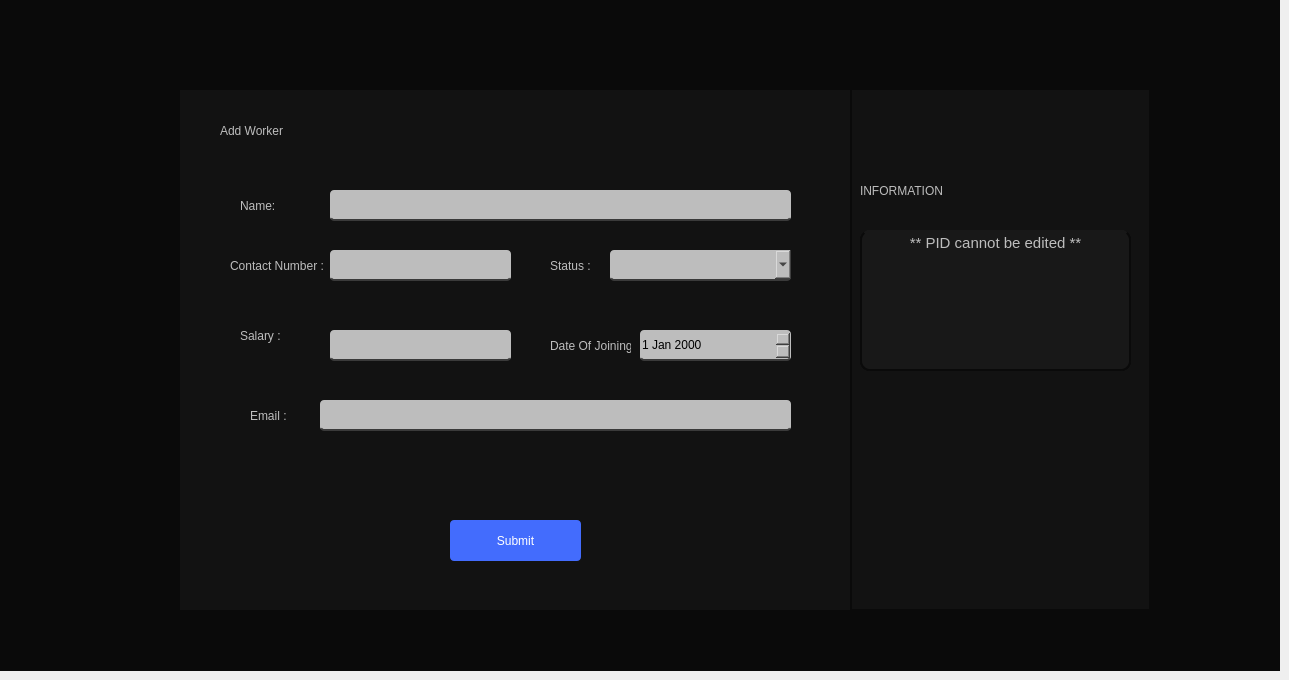
    <widget class="QWidget" name="addworker">
     <widget class="QWidget" name="widget_105" native="true">
      <property name="geometry">
       <rect>
        <x>0</x>
        <y>0</y>
        <width>1280</width>
        <height>671</height>
       </rect>
      </property>
      <property name="styleSheet">
       <string notr="true">max-width:1280px;
max-height:720px;
background:#0a0a0a;</string>
      </property>
      <widget class="QWidget" name="widget_30" native="true">
       <property name="geometry">
        <rect>
         <x>180</x>
         <y>90</y>
         <width>671</width>
         <height>520</height>
        </rect>
       </property>
       <property name="styleSheet">
        <string notr="true">max-width: 900px;
max-height: 520px;
background-color:#121212;</string>
       </property>
       <widget class="QLabel" name="label_307">
        <property name="geometry">
         <rect>
          <x>40</x>
          <y>10</y>
          <width>181</width>
          <height>61</height>
         </rect>
        </property>
        <property name="styleSheet">
         <string notr="true">font: 16pt &quot;Sans Serif Collection&quot;;
border:none;
color:rgb(189, 189, 189);</string>
        </property>
        <property name="text">
         <string>Add Worker</string>
        </property>
       </widget>
       <widget class="QLabel" name="label_71">
        <property name="geometry">
         <rect>
          <x>60</x>
          <y>100</y>
          <width>71</width>
          <height>31</height>
         </rect>
        </property>
        <property name="styleSheet">
         <string notr="true">color:rgb(189, 189, 189);
font: 10pt &quot;Segoe UI&quot;;</string>
        </property>
        <property name="text">
         <string>Name:</string>
        </property>
       </widget>
       <widget class="QLineEdit" name="workerNameEdit">
        <property name="geometry">
         <rect>
          <x>150</x>
          <y>100</y>
          <width>461</width>
          <height>31</height>
         </rect>
        </property>
        <property name="styleSheet">
         <string notr="true">border:none;
border-bottom: 2px solid #3a3a3a;
background-color:rgb(189, 189, 189);  /* Darker background */
    color: black;
border-radius:4px;
</string>
        </property>
        <property name="text">
         <string/>
        </property>
       </widget>
       <widget class="QLabel" name="label_72">
        <property name="geometry">
         <rect>
          <x>50</x>
          <y>160</y>
          <width>101</width>
          <height>31</height>
         </rect>
        </property>
        <property name="styleSheet">
         <string notr="true">color:rgb(189, 189, 189);
font: 10pt &quot;Segoe UI&quot;;</string>
        </property>
        <property name="text">
         <string>Contact Number :</string>
        </property>
       </widget>
       <widget class="QLabel" name="label_78">
        <property name="geometry">
         <rect>
          <x>60</x>
          <y>230</y>
          <width>51</width>
          <height>31</height>
         </rect>
        </property>
        <property name="styleSheet">
         <string notr="true">color:rgb(189, 189, 189);
font: 10pt &quot;Segoe UI&quot;;</string>
        </property>
        <property name="text">
         <string>Salary :</string>
        </property>
       </widget>
       <widget class="QLineEdit" name="workerContactEdit">
        <property name="geometry">
         <rect>
          <x>150</x>
          <y>160</y>
          <width>181</width>
          <height>31</height>
         </rect>
        </property>
        <property name="styleSheet">
         <string notr="true">border:none;
border-bottom: 2px solid #3a3a3a;
background-color:rgb(189, 189, 189);  /* Darker background */
    color: black;
border-radius:4px;
</string>
        </property>
        <property name="text">
         <string/>
        </property>
       </widget>
       <widget class="QLineEdit" name="workerSalaryEdit">
        <property name="geometry">
         <rect>
          <x>150</x>
          <y>240</y>
          <width>181</width>
          <height>31</height>
         </rect>
        </property>
        <property name="styleSheet">
         <string notr="true">border:none;
border-bottom: 2px solid #3a3a3a;
background-color:rgb(189, 189, 189);  /* Darker background */
    color: black;
border-radius:4px;
</string>
        </property>
        <property name="text">
         <string/>
        </property>
       </widget>
       <widget class="QPushButton" name="addWorkerBtn_2">
        <property name="geometry">
         <rect>
          <x>270</x>
          <y>430</y>
          <width>131</width>
          <height>41</height>
         </rect>
        </property>
        <property name="styleSheet">
         <string notr="true">background:#436cfd;
font: 500 10pt &quot;Microsoft Sans Serif&quot;;
color:white;
border-radius: 4px;
</string>
        </property>
        <property name="text">
         <string>Submit</string>
        </property>
       </widget>
       <widget class="QLabel" name="label_585">
        <property name="geometry">
         <rect>
          <x>370</x>
          <y>240</y>
          <width>81</width>
          <height>31</height>
         </rect>
        </property>
        <property name="styleSheet">
         <string notr="true">color:rgb(189, 189, 189);
font: 10pt &quot;Segoe UI&quot;;</string>
        </property>
        <property name="text">
         <string>Date Of Joining :</string>
        </property>
       </widget>
       <widget class="QDateEdit" name="dateEdit_3">
        <property name="geometry">
         <rect>
          <x>460</x>
          <y>240</y>
          <width>151</width>
          <height>31</height>
         </rect>
        </property>
        <property name="styleSheet">
         <string notr="true">border:none;
border-bottom: 2px solid #3a3a3a;
background-color:rgb(189, 189, 189);  /* Darker background */
    color: black;
border-radius:4px;
</string>
        </property>
       </widget>
       <widget class="QLabel" name="label_504">
        <property name="geometry">
         <rect>
          <x>370</x>
          <y>160</y>
          <width>51</width>
          <height>31</height>
         </rect>
        </property>
        <property name="styleSheet">
         <string notr="true">color:rgb(189, 189, 189);
font: 10pt &quot;Segoe UI&quot;;</string>
        </property>
        <property name="text">
         <string>Status :</string>
        </property>
       </widget>
       <widget class="QComboBox" name="statusCombo">
        <property name="geometry">
         <rect>
          <x>430</x>
          <y>160</y>
          <width>181</width>
          <height>31</height>
         </rect>
        </property>
        <property name="styleSheet">
         <string notr="true">border:none;
border-bottom: 2px solid #3a3a3a;
background-color:rgb(189, 189, 189);  /* Darker background */
    color: black;
border-radius:4px;
</string>
        </property>
       </widget>
       <widget class="QLineEdit" name="workerEmailEdit">
        <property name="geometry">
         <rect>
          <x>140</x>
          <y>310</y>
          <width>471</width>
          <height>31</height>
         </rect>
        </property>
        <property name="styleSheet">
         <string notr="true">border:none;
border-bottom: 2px solid #3a3a3a;
background-color:rgb(189, 189, 189);  /* Darker background */
    color: black;
border-radius:4px;
</string>
        </property>
        <property name="text">
         <string/>
        </property>
       </widget>
       <widget class="QLabel" name="label_155">
        <property name="geometry">
         <rect>
          <x>70</x>
          <y>310</y>
          <width>41</width>
          <height>31</height>
         </rect>
        </property>
        <property name="styleSheet">
         <string notr="true">color:rgb(189, 189, 189);
font: 10pt &quot;Segoe UI&quot;;</string>
        </property>
        <property name="text">
         <string>Email :</string>
        </property>
       </widget>
      </widget>
      <widget class="QWidget" name="widget_109" native="true">
       <property name="geometry">
        <rect>
         <x>850</x>
         <y>90</y>
         <width>301</width>
         <height>521</height>
        </rect>
       </property>
       <property name="styleSheet">
        <string notr="true">background:#121212;
border: 2px solid #0a0a0a;
border-top:none;</string>
       </property>
       <widget class="QWidget" name="widget_110" native="true">
        <property name="geometry">
         <rect>
          <x>10</x>
          <y>140</y>
          <width>271</width>
          <height>141</height>
         </rect>
        </property>
        <property name="styleSheet">
         <string notr="true">border-radius: 10px;
background:#181818;</string>
        </property>
        <widget class="QTextEdit" name="textEdit_3">
         <property name="geometry">
          <rect>
           <x>0</x>
           <y>0</y>
           <width>271</width>
           <height>141</height>
          </rect>
         </property>
         <property name="styleSheet">
          <string notr="true">font: 12pt &quot;Microsoft Sans Serif&quot;;
color:rgb(189, 189, 189);</string>
         </property>
         <property name="html">
          <string>&lt;!DOCTYPE HTML PUBLIC &quot;-//W3C//DTD HTML 4.0//EN&quot; &quot;http://www.w3.org/TR/REC-html40/strict.dtd&quot;&gt;
&lt;html&gt;&lt;head&gt;&lt;meta name=&quot;qrichtext&quot; content=&quot;1&quot; /&gt;&lt;meta charset=&quot;utf-8&quot; /&gt;&lt;style type=&quot;text/css&quot;&gt;
p, li { white-space: pre-wrap; }
hr { height: 1px; border-width: 0; }
li.unchecked::marker { content: &quot;\2610&quot;; }
li.checked::marker { content: &quot;\2612&quot;; }
&lt;/style&gt;&lt;/head&gt;&lt;body style=&quot; font-family:'Microsoft Sans Serif'; font-size:12pt; font-weight:400; font-style:normal;&quot;&gt;
&lt;p align=&quot;center&quot; style=&quot; margin-top:0px; margin-bottom:0px; margin-left:0px; margin-right:0px; -qt-block-indent:0; text-indent:0px;&quot;&gt;&lt;span style=&quot; font-family:'Segoe UI'; font-size:11pt;&quot;&gt;** PID cannot be edited **&lt;/span&gt;&lt;/p&gt;
&lt;p align=&quot;center&quot; style=&quot;-qt-paragraph-type:empty; margin-top:0px; margin-bottom:0px; margin-left:0px; margin-right:0px; -qt-block-indent:0; text-indent:0px; font-family:'Segoe UI'; font-size:11pt;&quot;&gt;&lt;br /&gt;&lt;/p&gt;
&lt;p align=&quot;center&quot; style=&quot;-qt-paragraph-type:empty; margin-top:0px; margin-bottom:0px; margin-left:0px; margin-right:0px; -qt-block-indent:0; text-indent:0px; font-family:'Segoe UI'; font-size:11pt;&quot;&gt;&lt;br /&gt;&lt;/p&gt;&lt;/body&gt;&lt;/html&gt;</string>
         </property>
        </widget>
       </widget>
       <widget class="QWidget" name="widget_111" native="true">
        <property name="geometry">
         <rect>
          <x>980</x>
          <y>0</y>
          <width>301</width>
          <height>720</height>
         </rect>
        </property>
        <property name="styleSheet">
         <string notr="true">background:#0a0a0a;
border: 2px solid #121212;
border-top:none;</string>
        </property>
        <widget class="QLabel" name="label_310">
         <property name="geometry">
          <rect>
           <x>20</x>
           <y>20</y>
           <width>111</width>
           <height>61</height>
          </rect>
         </property>
         <property name="styleSheet">
          <string notr="true">font: 16pt &quot;Sans Serif Collection&quot;;
border:none;</string>
         </property>
         <property name="text">
          <string>Overview</string>
         </property>
        </widget>
        <widget class="QWidget" name="widget_112" native="true">
         <property name="geometry">
          <rect>
           <x>20</x>
           <y>80</y>
           <width>271</width>
           <height>141</height>
          </rect>
         </property>
         <property name="styleSheet">
          <string notr="true">border-radius: 10px;
background:#181818;</string>
         </property>
         <widget class="QLabel" name="label_320">
          <property name="geometry">
           <rect>
            <x>30</x>
            <y>20</y>
            <width>71</width>
            <height>21</height>
           </rect>
          </property>
          <property name="styleSheet">
           <string notr="true">color:#494949;
</string>
          </property>
          <property name="text">
           <string>Total Sales:</string>
          </property>
         </widget>
         <widget class="QLabel" name="label_325">
          <property name="geometry">
           <rect>
            <x>30</x>
            <y>60</y>
            <width>71</width>
            <height>21</height>
           </rect>
          </property>
          <property name="styleSheet">
           <string notr="true">color:#494949;
</string>
          </property>
          <property name="text">
           <string>Total Profit:</string>
          </property>
         </widget>
         <widget class="QLabel" name="label_326">
          <property name="geometry">
           <rect>
            <x>30</x>
            <y>100</y>
            <width>91</width>
            <height>21</height>
           </rect>
          </property>
          <property name="styleSheet">
           <string notr="true">color:#494949;
</string>
          </property>
          <property name="text">
           <string>Remaining Stock:</string>
          </property>
         </widget>
         <widget class="QLabel" name="label_327">
          <property name="geometry">
           <rect>
            <x>170</x>
            <y>20</y>
            <width>91</width>
            <height>16</height>
           </rect>
          </property>
          <property name="styleSheet">
           <string notr="true">border:none;
color:#adadad;</string>
          </property>
          <property name="text">
           <string>4000</string>
          </property>
         </widget>
         <widget class="QLabel" name="label_328">
          <property name="geometry">
           <rect>
            <x>170</x>
            <y>60</y>
            <width>91</width>
            <height>16</height>
           </rect>
          </property>
          <property name="styleSheet">
           <string notr="true">border:none;
color:#adadad;</string>
          </property>
          <property name="text">
           <string>23%</string>
          </property>
         </widget>
         <widget class="QLabel" name="label_329">
          <property name="geometry">
           <rect>
            <x>170</x>
            <y>100</y>
            <width>91</width>
            <height>16</height>
           </rect>
          </property>
          <property name="styleSheet">
           <string notr="true">border:none;
color:#adadad;</string>
          </property>
          <property name="text">
           <string>3978</string>
          </property>
         </widget>
        </widget>
        <widget class="QLabel" name="label_330">
         <property name="geometry">
          <rect>
           <x>30</x>
           <y>240</y>
           <width>141</width>
           <height>61</height>
          </rect>
         </property>
         <property name="styleSheet">
          <string notr="true">font: 16pt &quot;Sans Serif Collection&quot;;
border:none;</string>
         </property>
         <property name="text">
          <string>Weekly Report</string>
         </property>
        </widget>
        <widget class="QTableWidget" name="tableWidget_24">
         <property name="geometry">
          <rect>
           <x>20</x>
           <y>310</y>
           <width>271</width>
           <height>231</height>
          </rect>
         </property>
         <property name="styleSheet">
          <string notr="true">QTableWidget, QTableView {
    border: 1px solid #121212;
    border-radius: 5px;
    gridline-color: #ddd;
    background-color: #adadad;
    font-size: 10px;
    font-family: Arial, sans-serif;
    color: #333;
    selection-background-color: #0078D7;
    selection-color: white;
}

QHeaderView::section {
    background-color:#0a0a0a;
    color: white;
    padding: 4px;
    border: 1px solid #121212;
    font-size: 10px;
    font-weight: bold;
    text-align: center;
}

QTableWidget::item, QTableView::item {
    padding: 2px;
    border-bottom: 1px solid #ddd;
    text-align: center;
}

QTableWidget::item:selected, QTableView::item:selected {
    background-color: #0078D7;
    color: white;
}

QTableCornerButton::section {
    background-color: #adadad;
    border: 1px solid #adadad;
	border-top-left-radius: 8px;
  
}
</string>
         </property>
         <row/>
         <row/>
         <row/>
         <row/>
         <column>
          <property name="text">
           <string>Total Sales</string>
          </property>
         </column>
         <column>
          <property name="text">
           <string>Total Profit</string>
          </property>
         </column>
         <column>
          <property name="text">
           <string>Remaining Debtors</string>
          </property>
         </column>
         <column>
          <property name="text">
           <string>Remaining Stock</string>
          </property>
         </column>
         <item row="0" column="0">
          <property name="text">
           <string>2123</string>
          </property>
         </item>
        </widget>
       </widget>
       <widget class="QLabel" name="label_331">
        <property name="geometry">
         <rect>
          <x>10</x>
          <y>70</y>
          <width>181</width>
          <height>61</height>
         </rect>
        </property>
        <property name="styleSheet">
         <string notr="true">font: 16pt &quot;Sans Serif Collection&quot;;
border:none;
color:rgb(189, 189, 189);</string>
        </property>
        <property name="text">
         <string>INFORMATION</string>
        </property>
       </widget>
       <widget class="QPushButton" name="cross">
        <property name="geometry">
         <rect>
          <x>240</x>
          <y>10</y>
          <width>41</width>
          <height>41</height>
         </rect>
        </property>
        <property name="styleSheet">
         <string notr="true">border:none;
background:transparent;
</string>
        </property>
        <property name="text">
         <string/>
        </property>
       </widget>
       <widget class="QLabel" name="label_80">
        <property name="geometry">
         <rect>
          <x>250</x>
          <y>20</y>
          <width>21</width>
          <height>21</height>
         </rect>
        </property>
        <property name="styleSheet">
         <string notr="true">background-color:transparent;
background-image: url(&quot;:/new/prefix1/images/cancel-01-Stroke-Rounded.png&quot;);
    background-repeat: no-repeat;
    background-position: center;
    background-origin: content;
border:none;</string>
        </property>
        <property name="text">
         <string/>
        </property>
       </widget>
       <zorder>label_80</zorder>
       <zorder>widget_110</zorder>
       <zorder>widget_111</zorder>
       <zorder>label_331</zorder>
       <zorder>cross</zorder>
      </widget>
     </widget>
    </widget>
